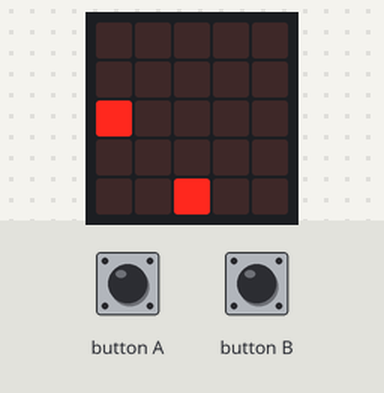
The program below on a simulated BBC micro:bit (MakeCode). Parts: the board's 5×5 LED display. The test bench sets the inputs (shaded band). Random numbers come from a fixed seed; the run ends where the board's game-over animation would start. At 2.5 s the program stops and its outputs stay as they are.

Above: at 1.2 s.
1.3 s: button A pressed for 0.15 s
At 1.75 s:
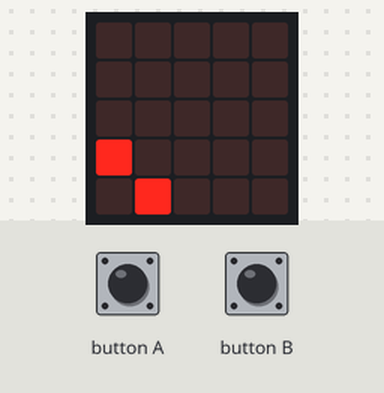
At 2.3 s:
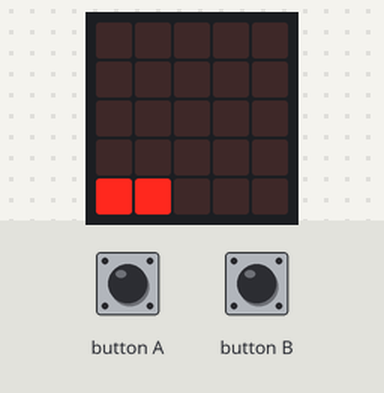
Timing chart, 0 to 4.0 s (numbered marks = the images above; inputs shaded):
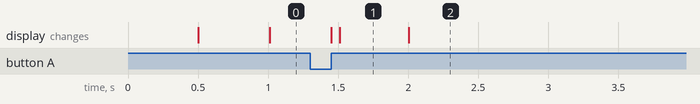

Measured:
- what the display in image 1 shows lasts 0.5 s, from 1.5 s to 2.0 s

The program:

main.ts
```typescript
input.onButtonPressed(Button.A, function () {
    name.move(-1)
})
input.onButtonPressed(Button.B, function () {
    name.move(1)
})
let pos_eggs = 0
let name: game.LedSprite = null
name = game.createSprite(2, 4)
let eggs = game.createSprite(0, 0)
let pos = 4
let pauses = 500
basic.forever(function () {
    pos_eggs = eggs.get(LedSpriteProperty.Y)
    basic.pause(pauses)
    eggs.change(LedSpriteProperty.Y, 1)
    if (eggs.isTouching(name)) {
        game.addScore(1)
        eggs.set(LedSpriteProperty.Y, 0)
        eggs.set(LedSpriteProperty.X, randint(0, 4))
    }
    if (pos_eggs == 4) {
        game.gameOver()
    }
    pauses = pauses - 10
})
```

test.ts
```typescript
// здесь помещаются тесты; они не будут скомпилированы, пока пакет используется в качестве расширения.
```
